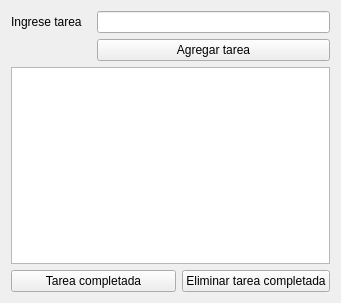
<?xml version="1.0" encoding="UTF-8"?>
<ui version="4.0">
 <class>AppTareasPendientes</class>
 <widget class="QFrame" name="AppTareasPendientes">
  <property name="geometry">
   <rect>
    <x>0</x>
    <y>0</y>
    <width>341</width>
    <height>303</height>
   </rect>
  </property>
  <property name="windowTitle">
   <string>App Todo</string>
  </property>
  <layout class="QGridLayout" name="gridLayout">
   <item row="0" column="0">
    <widget class="QLabel" name="label">
     <property name="text">
      <string>Ingrese tarea </string>
     </property>
    </widget>
   </item>
   <item row="0" column="1" colspan="2">
    <widget class="QLineEdit" name="input_tareas"/>
   </item>
   <item row="1" column="1" colspan="2">
    <widget class="QPushButton" name="boton_agregar_tarea">
     <property name="text">
      <string>Agregar tarea</string>
     </property>
    </widget>
   </item>
   <item row="2" column="0" colspan="3">
    <widget class="QListWidget" name="lista_de_tareas"/>
   </item>
   <item row="3" column="0" colspan="2">
    <widget class="QPushButton" name="boton_tarea_completada">
     <property name="text">
      <string>Tarea completada</string>
     </property>
    </widget>
   </item>
   <item row="3" column="2">
    <widget class="QPushButton" name="boton_eliminar_tarea">
     <property name="text">
      <string>Eliminar tarea completada</string>
     </property>
    </widget>
   </item>
  </layout>
 </widget>
 <resources/>
 <connections/>
</ui>
